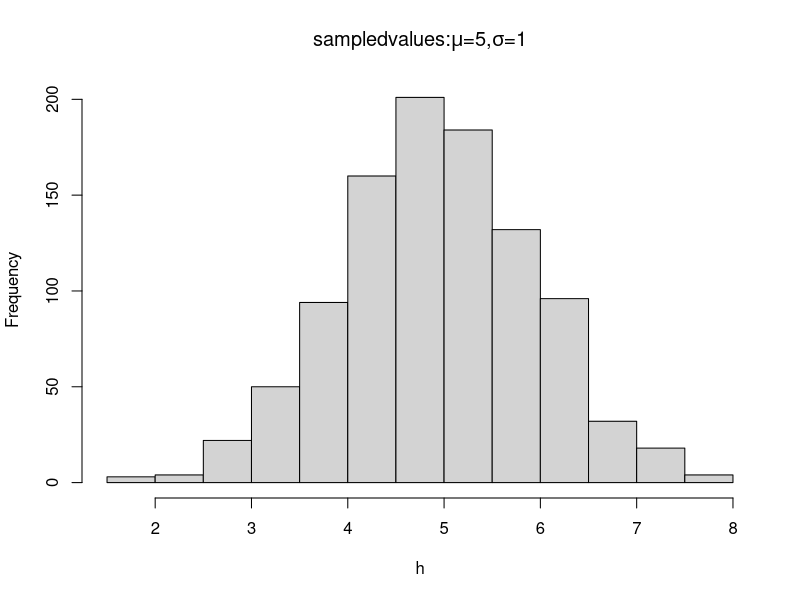

Generate this figure with R:
##########################################################################################################################################

#(주의) ->  순차적으로 코드를 실행하는 것을 권함!

#에러 발생 시 github Finance/R-Finance-Programming 경로에 issue를 남기면 확인

##########################################################################################################################################


### 그래프에 그리스 문자 입력하기

## express함수를 이용해서 그리스 문자를 입력.

h<-rnorm(mean = 5, sd = 1, n = 1000)
hist(h, main=expression(paste("sampledvalues:",mu,"=5,",sigma,"=1")))

graphics.off()                                                                              # 그래프를 지워주는 함수.


############################################################결과값(print)#################################################################

# # # > h<-rnorm(mean = 5, sd = 1, n = 1000)
# > hist(h, main=expression(paste("sampledvalues:",mu,"=5,",sigma,"=1")))


##########################################################################################################################################
